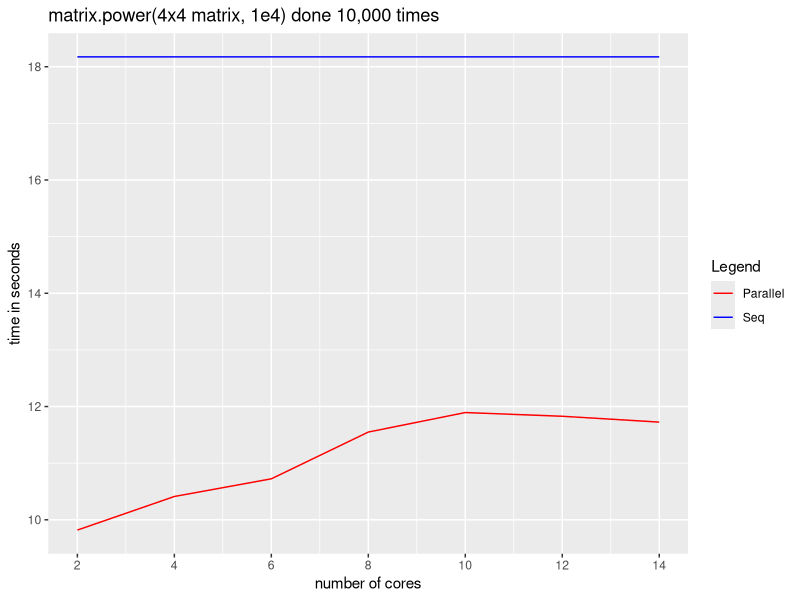

Here is the R script that generated this plot:
library(matrixcalc)
library(pracma)

measure_time = function(f) {
  if (!is.function(f)) {
    warning("argument should be a fxn!")
    return(vector(mode = "integer"))
  }
  start.time = Sys.time()
  f()
  end.time = Sys.time()
  time.taken = end.time - start.time
  time.taken
}

# prepare for matrix exponential

# timing results matrix
results = matrix(data = 0, ncol = 4, nrow = 10)

for (core_idx in 1:7) {
  Ncores = core_idx * 2
  library(doParallel)
  registerDoParallel(cores = Ncores)
  library(foreach)
  I = eye(4)
  res = -1
  
  A = matrix(data=rnorm(16),ncol=4)
  krange = rep(1e4, 1e4)
  fn_par = function() {
    foreach(k = krange) %dopar% {
      res = matrix.power(A + I * (1 / k), k)
    }
  }
  
  fn_seq = function() {
    foreach(k = krange) %do% {
      res = matrix.power(A + I * (1 / k), k)
    }
  }
  colnames(results) = c("cores", "Seq", "Parallel", "Factor Increase")
  if (core_idx == 1) {
    time1 = measure_time(fn_seq) # repeating seq trial each time not necessary
  }
  results[core_idx, 2] = time1
  time2 = measure_time(fn_par)
  results[core_idx, 3] = time2
  results[core_idx, 1] = Ncores
  results[core_idx, 4] = as.double(time1) / as.double(time2)
}

df = data.frame(results)
library(ggplot2)
colors <- c("Seq" = "blue", "Parallel" = "red")

p = ggplot(df[1:7, ], aes(x = cores)) +
  geom_line(aes(y = Seq , color = "Seq")) +
  geom_line(aes(y = Parallel , color = "Parallel")) +
  labs(x = "number of cores", y = "time in seconds", color = "Legend") +
  scale_color_manual(values = colors) +
  scale_x_continuous(breaks = seq(2,16,2)) +
  ggtitle("matrix.power(4x4 matrix, 1e4) done 10,000 times")
print(p)

# Results show that the timing improves as we move from 1 to 8 cores because
# there are 8 true cores on the machine. After that we are using multiple
# threads on each core and the timing gets worse.
